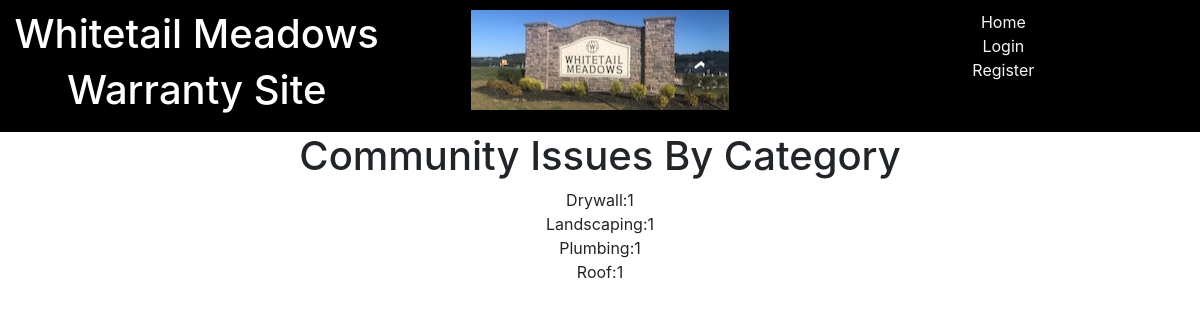
Page /reports on the committed database.
### project_files/models.py (models this page shows, shortened)
class CategoryModel(db.Model):
    __tablename__='category'
    id = db.Column(db.Integer,primary_key=True)
    category = db.Column(db.Text)

### app.py (the view)
@app.route('/reports')
def reports():
    query = \
        """
        SELECT Category
        ,count(home_id) as Counts
        FROM tickets
        join category on tickets.category_id = category.id
        GROUP BY Category
        ORDER BY Counts

        """
    count_of_tickets = db.session.execute(query)
    mydict  = [{"category":i[0],"value":str(i[1])} for i in count_of_tickets]
    return render_template("reports.html",data = mydict)

### project_files/templates/reports.html (shortened to what this page needs)
<!DOCTYPE html>
<html lang="en">
<head>
</head>
{% extends "base.html" %}
{% block content %}
<body >
  <h1>Community Issues By Category</h1>
    {% for item in data %}
    <div> {{item.category}}:{{item.value}} </div>
    {% endfor %}
</body>
{% endblock %}

### project_files/static/css/styles.css (style rules this page uses)
body { text-align: center; }
div { text-align: center; }

### rows in the picture
CategoryModel: category "Drywall", value "1"
CategoryModel: category "Landscaping", value "1"
CategoryModel: category "Plumbing", value "1"
CategoryModel: category "Roof", value "1"
